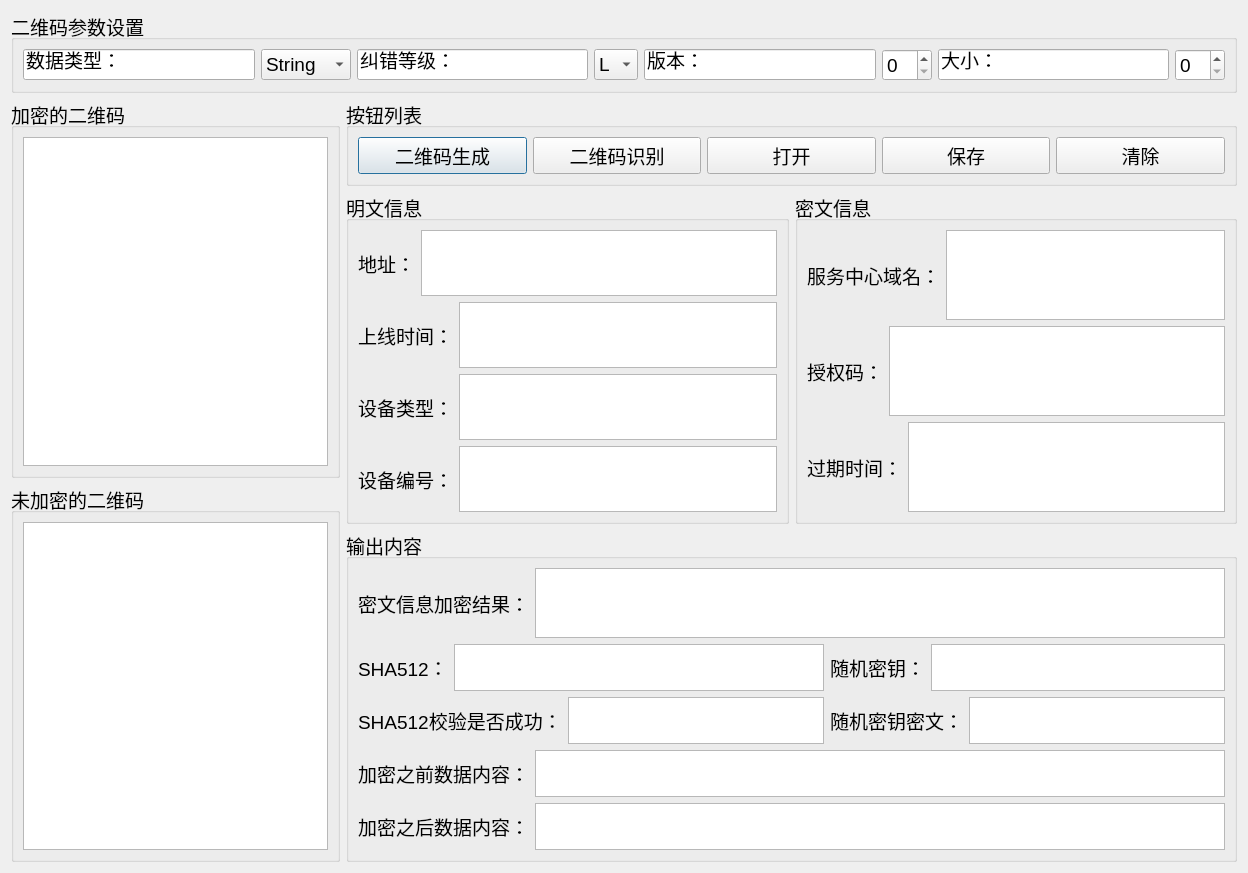
<?xml version="1.0" encoding="UTF-8"?>
<ui version="4.0">
 <class>Dialog</class>
 <widget class="QDialog" name="Dialog">
  <property name="geometry">
   <rect>
    <x>0</x>
    <y>0</y>
    <width>1248</width>
    <height>873</height>
   </rect>
  </property>
  <property name="minimumSize">
   <size>
    <width>1248</width>
    <height>873</height>
   </size>
  </property>
  <property name="font">
   <font>
    <pointsize>14</pointsize>
   </font>
  </property>
  <property name="windowTitle">
   <string>Dialog</string>
  </property>
  <layout class="QGridLayout" name="gridLayout_3">
   <item row="0" column="0">
    <layout class="QVBoxLayout" name="total_layout">
     <item>
      <layout class="QHBoxLayout" name="combine_setting_desc_layout">
       <item>
        <widget class="QGroupBox" name="qrcodeSetting">
         <property name="title">
          <string>二维码参数设置</string>
         </property>
         <layout class="QHBoxLayout" name="horizontalLayout">
          <item>
           <widget class="QLineEdit" name="dataTypeName">
            <property name="text">
             <string>数据类型：</string>
            </property>
           </widget>
          </item>
          <item>
           <widget class="QComboBox" name="dataTypeComboxInput">
            <item>
             <property name="text">
              <string>String</string>
             </property>
            </item>
            <item>
             <property name="text">
              <string>Byte</string>
             </property>
            </item>
            <item>
             <property name="text">
              <string>Integer</string>
             </property>
            </item>
            <item>
             <property name="text">
              <string>Double</string>
             </property>
            </item>
            <item>
             <property name="text">
              <string>Array</string>
             </property>
            </item>
           </widget>
          </item>
          <item>
           <widget class="QLineEdit" name="errorLevelName">
            <property name="text">
             <string>纠错等级：</string>
            </property>
           </widget>
          </item>
          <item>
           <widget class="QComboBox" name="errorLevelComboBoxInput">
            <item>
             <property name="text">
              <string>L</string>
             </property>
            </item>
            <item>
             <property name="text">
              <string>M</string>
             </property>
            </item>
            <item>
             <property name="text">
              <string>Q</string>
             </property>
            </item>
            <item>
             <property name="text">
              <string>H</string>
             </property>
            </item>
           </widget>
          </item>
          <item>
           <widget class="QLineEdit" name="versionName">
            <property name="text">
             <string>版本：</string>
            </property>
           </widget>
          </item>
          <item>
           <widget class="QSpinBox" name="versionInput"/>
          </item>
          <item>
           <widget class="QLineEdit" name="sizeName">
            <property name="text">
             <string>大小：</string>
            </property>
           </widget>
          </item>
          <item>
           <widget class="QSpinBox" name="sizeInput"/>
          </item>
         </layout>
        </widget>
       </item>
      </layout>
     </item>
     <item>
      <layout class="QHBoxLayout" name="main_info_layout">
       <item>
        <layout class="QVBoxLayout" name="qrcode_layout">
         <item>
          <widget class="QGroupBox" name="encodeGroup">
           <property name="title">
            <string>加密的二维码</string>
           </property>
           <layout class="QGridLayout" name="gridLayout_2">
            <item row="0" column="0">
             <widget class="QGraphicsView" name="encrypt_pic"/>
            </item>
           </layout>
          </widget>
         </item>
         <item>
          <widget class="QGroupBox" name="unEncodeGroup">
           <property name="title">
            <string>未加密的二维码</string>
           </property>
           <layout class="QGridLayout" name="gridLayout">
            <item row="0" column="0">
             <widget class="QGraphicsView" name="unEncrypt_pic"/>
            </item>
           </layout>
          </widget>
         </item>
        </layout>
       </item>
       <item>
        <layout class="QVBoxLayout" name="right_layout">
         <item>
          <layout class="QVBoxLayout" name="button_layout">
           <item>
            <widget class="QGroupBox" name="button_list_group">
             <property name="title">
              <string>按钮列表</string>
             </property>
             <layout class="QHBoxLayout" name="horizontalLayout_2">
              <item>
               <widget class="QPushButton" name="qrcodeGenButton">
                <property name="text">
                 <string>二维码生成</string>
                </property>
                <property name="checkable">
                 <bool>true</bool>
                </property>
               </widget>
              </item>
              <item>
               <widget class="QPushButton" name="qrcodeRecogButton">
                <property name="text">
                 <string>二维码识别</string>
                </property>
                <property name="checkable">
                 <bool>true</bool>
                </property>
               </widget>
              </item>
              <item>
               <widget class="QPushButton" name="openButton">
                <property name="text">
                 <string>打开</string>
                </property>
                <property name="checkable">
                 <bool>true</bool>
                </property>
               </widget>
              </item>
              <item>
               <widget class="QPushButton" name="saveButton">
                <property name="text">
                 <string>保存</string>
                </property>
                <property name="checkable">
                 <bool>true</bool>
                </property>
               </widget>
              </item>
              <item>
               <widget class="QPushButton" name="clearButton">
                <property name="text">
                 <string>清除</string>
                </property>
                <property name="checkable">
                 <bool>true</bool>
                </property>
               </widget>
              </item>
             </layout>
            </widget>
           </item>
          </layout>
         </item>
         <item>
          <layout class="QHBoxLayout" name="total_base_info_layout">
           <item>
            <widget class="QGroupBox" name="plaintextGroup">
             <property name="title">
              <string>明文信息</string>
             </property>
             <layout class="QGridLayout" name="gridLayout_4">
              <item row="0" column="0">
               <layout class="QVBoxLayout" name="base_info_layout">
                <item>
                 <layout class="QHBoxLayout" name="base_inner_layout_first">
                  <item>
                   <widget class="QLabel" name="addressName">
                    <property name="text">
                     <string>地址：</string>
                    </property>
                   </widget>
                  </item>
                  <item>
                   <widget class="QPlainTextEdit" name="addressInput"/>
                  </item>
                 </layout>
                </item>
                <item>
                 <layout class="QHBoxLayout" name="base_inner_layout_thrird">
                  <item>
                   <widget class="QLabel" name="onlineTimeName">
                    <property name="text">
                     <string>上线时间：</string>
                    </property>
                   </widget>
                  </item>
                  <item>
                   <widget class="QPlainTextEdit" name="onlineTimeInput"/>
                  </item>
                 </layout>
                </item>
                <item>
                 <layout class="QHBoxLayout" name="base_inner_layout_second">
                  <item>
                   <widget class="QLabel" name="deviceTypeName">
                    <property name="text">
                     <string>设备类型：</string>
                    </property>
                   </widget>
                  </item>
                  <item>
                   <widget class="QPlainTextEdit" name="deviceTypeInput"/>
                  </item>
                 </layout>
                </item>
                <item>
                 <layout class="QHBoxLayout" name="base_inner_layout_fourth">
                  <item>
                   <widget class="QLabel" name="chargeNumberName">
                    <property name="text">
                     <string>设备编号：</string>
                    </property>
                   </widget>
                  </item>
                  <item>
                   <widget class="QPlainTextEdit" name="deviceNameInput"/>
                  </item>
                 </layout>
                </item>
               </layout>
              </item>
             </layout>
            </widget>
           </item>
           <item>
            <widget class="QGroupBox" name="cipherGroup">
             <property name="title">
              <string>密文信息</string>
             </property>
             <layout class="QGridLayout" name="gridLayout_5">
              <item row="0" column="0">
               <layout class="QHBoxLayout" name="ciper_base_info_first">
                <item>
                 <widget class="QLabel" name="seveiceDomainName">
                  <property name="text">
                   <string>服务中心域名：</string>
                  </property>
                 </widget>
                </item>
                <item>
                 <widget class="QPlainTextEdit" name="seveiceDomainInput"/>
                </item>
               </layout>
              </item>
              <item row="1" column="0">
               <layout class="QHBoxLayout" name="ciper_base_info_second">
                <item>
                 <widget class="QLabel" name="tokenName">
                  <property name="text">
                   <string>授权码：</string>
                  </property>
                 </widget>
                </item>
                <item>
                 <widget class="QPlainTextEdit" name="tokenInput"/>
                </item>
               </layout>
              </item>
              <item row="2" column="0">
               <layout class="QHBoxLayout" name="ciper_base_info_third">
                <item>
                 <widget class="QLabel" name="expireTimeName">
                  <property name="text">
                   <string>过期时间：</string>
                  </property>
                 </widget>
                </item>
                <item>
                 <widget class="QPlainTextEdit" name="expireTimeInput"/>
                </item>
               </layout>
              </item>
             </layout>
            </widget>
           </item>
          </layout>
         </item>
         <item>
          <widget class="QGroupBox" name="outputContentGoup">
           <property name="title">
            <string>输出内容</string>
           </property>
           <layout class="QVBoxLayout" name="verticalLayout_12">
            <item>
             <layout class="QHBoxLayout" name="ciper_info_layout">
              <item>
               <widget class="QLabel" name="ciperContentResultName">
                <property name="text">
                 <string>密文信息加密结果：</string>
                </property>
               </widget>
              </item>
              <item>
               <widget class="QPlainTextEdit" name="ciperContentResultOutput"/>
              </item>
             </layout>
            </item>
            <item>
             <layout class="QHBoxLayout" name="combine_key_sha512_layout">
              <item>
               <layout class="QVBoxLayout" name="sha512_layout">
                <item>
                 <layout class="QHBoxLayout" name="output_sha512_layout">
                  <item>
                   <widget class="QLabel" name="sha512Name">
                    <property name="text">
                     <string>SHA512：</string>
                    </property>
                   </widget>
                  </item>
                  <item>
                   <widget class="QPlainTextEdit" name="sha512NameOutput"/>
                  </item>
                 </layout>
                </item>
                <item>
                 <layout class="QHBoxLayout" name="output_sha512_isok_layout">
                  <item>
                   <widget class="QLabel" name="sha512OKName">
                    <property name="lineWidth">
                     <number>1</number>
                    </property>
                    <property name="text">
                     <string>SHA512校验是否成功：</string>
                    </property>
                   </widget>
                  </item>
                  <item>
                   <widget class="QPlainTextEdit" name="sha512OKOutput"/>
                  </item>
                 </layout>
                </item>
               </layout>
              </item>
              <item>
               <layout class="QVBoxLayout" name="secret_key_layout">
                <item>
                 <layout class="QHBoxLayout" name="output_key_layout">
                  <item>
                   <widget class="QLabel" name="randomKeyName">
                    <property name="text">
                     <string>随机密钥：</string>
                    </property>
                   </widget>
                  </item>
                  <item>
                   <widget class="QPlainTextEdit" name="randomKeyOutput"/>
                  </item>
                 </layout>
                </item>
                <item>
                 <layout class="QHBoxLayout" name="output_ciper_key_layout">
                  <item>
                   <widget class="QLabel" name="randomKeyCiperName">
                    <property name="text">
                     <string>随机密钥密文：</string>
                    </property>
                   </widget>
                  </item>
                  <item>
                   <widget class="QPlainTextEdit" name="randomKeyCiperOutput"/>
                  </item>
                 </layout>
                </item>
               </layout>
              </item>
             </layout>
            </item>
            <item>
             <layout class="QVBoxLayout" name="all_data_layout">
              <item>
               <layout class="QHBoxLayout" name="output_ciper_before_layout">
                <item>
                 <widget class="QLabel" name="ciperBeforeName">
                  <property name="text">
                   <string>加密之前数据内容：</string>
                  </property>
                 </widget>
                </item>
                <item>
                 <widget class="QPlainTextEdit" name="ciperBeforeOutput"/>
                </item>
               </layout>
              </item>
              <item>
               <layout class="QHBoxLayout" name="output_ciper_after_layout">
                <item>
                 <widget class="QLabel" name="ciperAfterName">
                  <property name="text">
                   <string>加密之后数据内容：</string>
                  </property>
                 </widget>
                </item>
                <item>
                 <widget class="QPlainTextEdit" name="ciperAfterOutput"/>
                </item>
               </layout>
              </item>
             </layout>
            </item>
           </layout>
          </widget>
         </item>
        </layout>
       </item>
      </layout>
     </item>
    </layout>
   </item>
  </layout>
 </widget>
 <resources/>
 <connections>
  <connection>
   <sender>qrcodeGenButton</sender>
   <signal>clicked()</signal>
   <receiver>qrcodeGenButton</receiver>
   <slot>click()</slot>
   <hints>
    <hint type="sourcelabel">
     <x>298</x>
     <y>106</y>
    </hint>
    <hint type="destinationlabel">
     <x>298</x>
     <y>106</y>
    </hint>
   </hints>
  </connection>
 </connections>
</ui>
